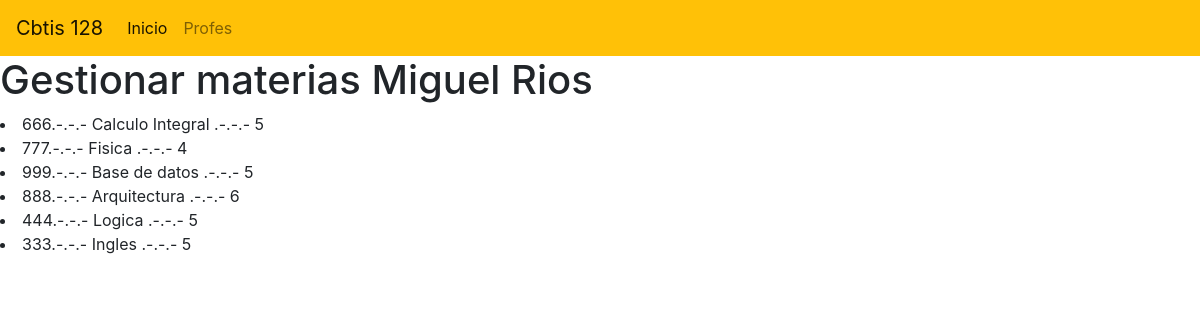
The page / on the database its author committed.
### materia_app/models.py (models this page shows, shortened)
class Materia(models.Model):
    codigo=models.CharField(primary_key=True,max_length=6)
    nombre=models.CharField(max_length=100)
    creditos=models.PositiveSmallIntegerField()

### materia_app/views.py (the view)
# urls.py: path("",views.inicio_vista,name="views.inicio_vista")
def inicio_vista(request):
    ListadoMaterias=Materia.objects.all()
    return render(request,"gestionarMateria.html",{"lasmaterias":ListadoMaterias})

### materia_app/templates/gestionarMateria.html (shortened to what this page needs)
{% extends "base.html" %}
{% block cuerpo %}
    <h1> Gestionar materias Miguel Rios </h1>
    {% for m in lasmaterias %}
    <li> {{m.codigo}}.-.-.- {{m.nombre}} .-.-.- {{m.creditos}} </li>
    {% endfor %}
{% endblock %}

### materia_app/templates/base.html (shortened to what this page needs)
<!DOCTYPE html>
<html lang="en">
<head>
    <link rel="stylesheet" href="https://cdn.jsdelivr.net/npm/bootstrap@4.3.1/dist/css/bootstrap.min.css">
</head>
<body>
<nav class="navbar navbar-expand-lg navbar-light bg-warning">
    <a class="navbar-brand" href="#">Cbtis 128</a>
    <div class="collapse navbar-collapse" id="navbarNav">
        <ul class="navbar-nav">
        <li class="nav-item active">
            <a class="nav-link" href="#">Inicio <span class="sr-only">(current)</span></a>
        </li>
        <li class="nav-item">
            <a class="nav-link" href="#">Profes</a>
        </li>
        </ul>
    </div>
    </nav>
    {% block cuerpo %}{% endblock %}
</body>
</html>

### rows shown on the page
Materia: codigo "666", nombre "Calculo Integral", creditos "5"
Materia: codigo "777", nombre "Fisica", creditos "4"
Materia: codigo "999", nombre "Base de datos", creditos "5"
Materia: codigo "888", nombre "Arquitectura", creditos "6"
Materia: codigo "444", nombre "Logica", creditos "5"
Materia: codigo "333", nombre "Ingles", creditos "5"
